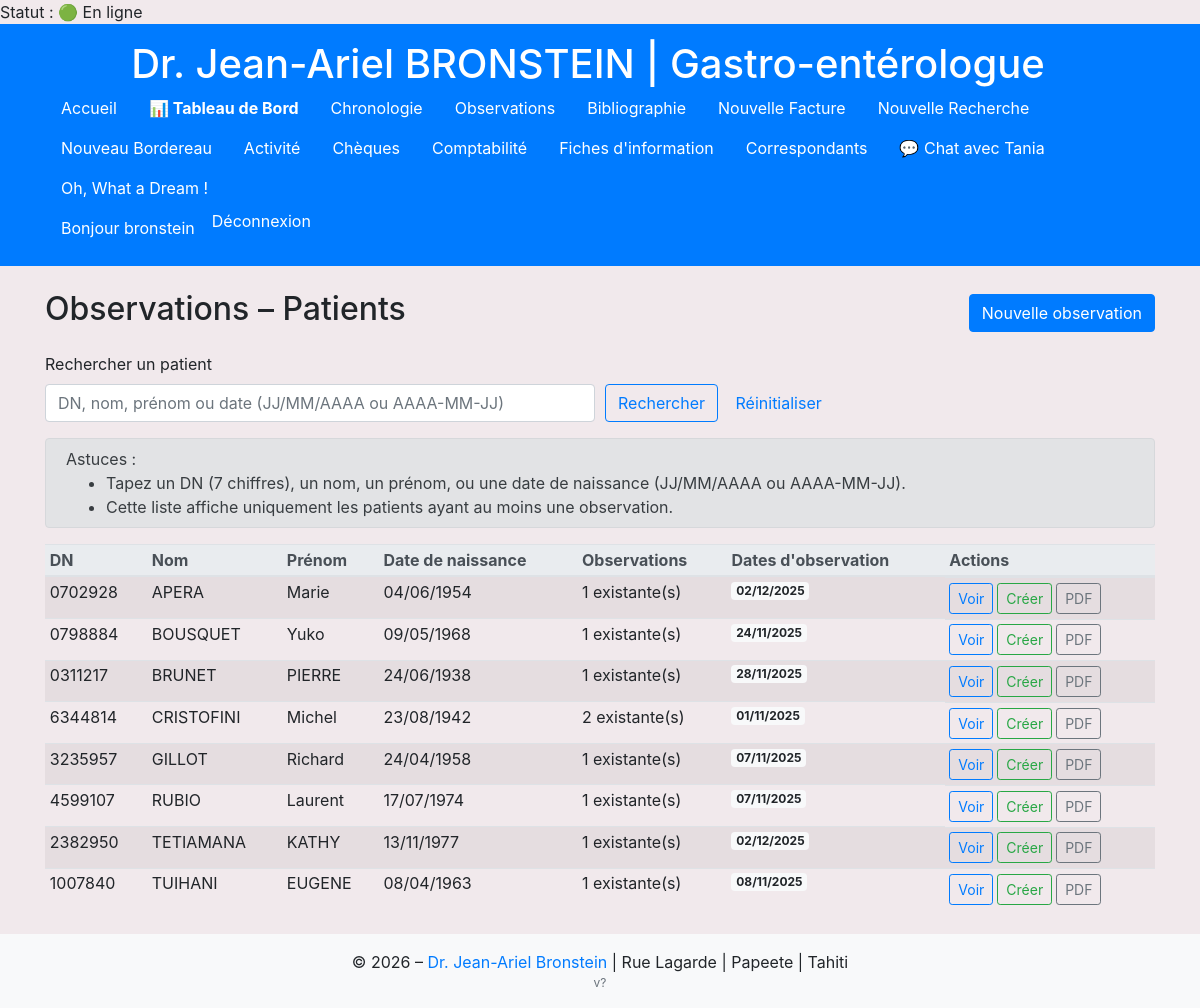
The app's page /facturation/observations/ (signed in) with its own data.
### comptabilite/models.py (models this page shows, shortened)
class Observation(models.Model):
    dn = models.CharField(max_length=7, db_index=True, verbose_name="DN")
    nom = models.CharField(max_length=100, verbose_name="Nom")
    prenom = models.CharField(max_length=100, verbose_name="Prénom")
    date_naissance = models.DateField(null=True, blank=True, verbose_name="Date de naissance")
    date_observation = models.DateField(auto_now_add=True, verbose_name="Date de l'observation")
    motif_consultation = models.CharField(max_length=255, verbose_name="Motif de consultation")
    texte_observation = models.TextField(verbose_name="Observation")
    conclusion_observation = models.TextField(blank=True, verbose_name="Conclusion")
    created_at = models.DateTimeField(auto_now_add=True)
    updated_at = models.DateTimeField(auto_now=True)
    class Meta:
        ordering = ["-date_observation", "-created_at"]
        indexes = [
            models.Index(fields=["dn", "date_observation"]),
        ]

### comptabilite/views.py (the view, shortened to what this page needs)
# urls.py: path('observations/', views.observations_patient_list, name='observations_patient_list'),
@login_required
def observations_patient_list(request):
    q = (request.GET.get('q') or '').strip()
    obs_base = Observation.objects.all()
    obs_rows = list(obs_base.values('dn', 'nom', 'prenom', 'date_naissance', 'date_observation'))
    dn_order = []               # ordre d'apparition
    obs_counts_map = {}         # dn_norm -> count
    obs_dates_map = {}          # dn_norm -> [dates]
    for r in obs_rows:
        dn_norm = (r['dn'] or '').strip()
        if not dn_norm:
            continue
        if dn_norm not in obs_counts_map:
            dn_order.append(dn_norm)
            obs_counts_map[dn_norm] = 0
            obs_dates_map[dn_norm] = []
        obs_counts_map[dn_norm] += 1
        d = r.get('date_observation')
        if d and d not in obs_dates_map[dn_norm]:
            obs_dates_map[dn_norm].append(d)
    for dn_norm in obs_dates_map:
        obs_dates_map[dn_norm].sort(reverse=True)
    patients = []
    for dn in dn_order:
        fact = (
            Facturation.objects
            .filter(dn=dn)
            .order_by('-date_acte', '-id')
            .values('dn', 'nom', 'prenom', 'date_naissance')
            .first()
        )
        if fact:
            row = dict(fact)
        row['obs_count'] = obs_counts_map.get(dn, 0)
        row['obs_dates'] = obs_dates_map.get(dn, [])
        patients.append(row)
    patients.sort(key=lambda p: (p.get('nom') or '', p.get('prenom') or ''))
    return render(request, 'comptabilite/observations_patient_list.html', {
        'patients': patients,
        'q': q,
    })

### comptabilite/models.py (called while the page is built)
    def is_online(self):
        return timezone.now() - self.last_seen < timezone.timedelta(minutes=5)

### comptabilite/templatetags/user_extras.py (called while the page is built)
@register.simple_tag
def get_user_profile(user):
    if user and user.is_authenticated:
        profile, _ = UserProfile.objects.get_or_create(user=user)
        return profile
    return None

### myproject/context_processors.py (called while the page is built)
def app_version(request):
    return {'APP_VERSION': _get_version()}

### comptabilite/templates/comptabilite/observations_patient_list.html (shortened to what this page needs)
{% extends 'base.html' %}
{% block content %}
<div class="d-flex justify-content-between align-items-center mb-3">
  <h2>Observations – Patients</h2>
  <a href="{% url 'observation_create' %}" class="btn btn-primary">Nouvelle observation</a>
  </div>
<form method="get" class="mb-3">
  <div class="form-row align-items-end">
    <div class="col-md-6">
      <label for="q">Rechercher un patient</label>
      <input type="text" id="q" name="q" value="{{ q|default:'' }}" class="form-control" placeholder="DN, nom, prénom ou date (JJ/MM/AAAA ou AAAA-MM-JJ)">
    </div>
    <div class="col-md-3">
      <button type="submit" class="btn btn-outline-primary">Rechercher</button>
      <a href="{% url 'observations_patient_list' %}" class="btn btn-link">Réinitialiser</a>
    </div>
  </div>
</form>
<div class="alert alert-secondary py-2">
  Astuces&nbsp;:
  <ul class="mb-0">
    <li>Tapez un DN (7 chiffres), un nom, un prénom, ou une date de naissance (JJ/MM/AAAA ou AAAA-MM-JJ).</li>
    <li>Cette liste affiche uniquement les patients ayant au moins une observation.</li>
  </ul>
</div>
<table class="table table-striped table-sm">
  <thead class="thead-light">
    <tr>
      <th>DN</th>
      <th>Nom</th>
      <th>Prénom</th>
      <th>Date de naissance</th>
      <th>Observations</th>
  <th>Dates d'observation</th>
  <th>Actions</th>
    </tr>
  </thead>
  <tbody>
    {% for p in patients %}
      <tr>
        <td>{{ p.dn }}</td>
        <td>{{ p.nom }}</td>
        <td>{{ p.prenom }}</td>
        <td>{% if p.date_naissance %}{{ p.date_naissance|date:'d/m/Y' }}{% endif %}</td>
        <td>
          {% if p.obs_count %}
            {{ p.obs_count }} existante(s)
          {% else %}
            Aucune
          {% endif %}
        </td>
        <td>
          {% if p.obs_dates %}
            {% for d in p.obs_dates %}
              <span class="badge badge-light">{{ d|date:'d/m/Y' }}</span>
            {% endfor %}
          {% else %}
            –
          {% endif %}
        </td>
        <td class="d-flex gap-2">
          <a class="btn btn-sm btn-outline-primary mr-1" href="{% url 'observations_by_dn' p.dn %}">Voir</a>
          <a class="btn btn-sm btn-outline-success mr-1" href="{% url 'observation_create_for_dn' p.dn %}">Créer</a>
          <a class="btn btn-sm btn-outline-secondary" href="{% url 'observations_pdf' p.dn %}" target="_blank">PDF</a>
        </td>
      </tr>
    {% empty %}
      <tr><td colspan="6" class="text-center">Aucun patient trouvé.</td></tr>
    {% endfor %}
  </tbody>
</table>
{% endblock %}

### templates/base.html (shortened to what this page needs)
{% load static %}
{% load user_extras %}
{% if request.user.is_authenticated %}
  {% get_user_profile request.user as profile %}
  {% if profile %}
    Statut : {% if profile.is_online %}🟢 En ligne{% else %}⚪ Hors ligne{% endif %}
  {% endif %}
{% endif %}
<!DOCTYPE html>
<html lang="fr">
<head>
  <link rel="stylesheet" href="https://stackpath.bootstrapcdn.com/bootstrap/4.5.2/css/bootstrap.min.css">
  <link rel="stylesheet" href="{% static 'css/style.css' %}">
  <link rel="stylesheet" href="https://cdnjs.cloudflare.com/ajax/libs/bootstrap-datepicker/1.9.0/css/bootstrap-datepicker.min.css">
</head>
<body data-user-id="{{ request.user.id|default:'' }}" data-msg-url="{% url 'get_messages' %}" data-chat-template="{% url 'chat_view' 0 %}">
  <header class="bg-primary text-white py-3">
    <div class="container text-center">
      <h1 class="mb-0 mr-4">Dr. Jean-Ariel BRONSTEIN | Gastro-entérologue</h1>
      <nav class="flex-grow-1">
        <ul class="nav">
          <li class="nav-item"><a class="nav-link text-white" href="{% url 'patients_list' %}">Accueil</a></li>
          <li class="nav-item"><a class="nav-link text-white" href="{% url 'dashboard' %}"><strong>📊 Tableau de Bord</strong></a></li>
          <li class="nav-item"><a class="nav-link text-white" href="{% url 'facturation_list' %}">Chronologie</a></li>
          <li class="nav-item"><a class="nav-link text-white" href="{% url 'observations_patient_list' %}">Observations</a></li>
          <li class="nav-item"><a class="nav-link text-white" href="{% url 'bibliographie_list' %}">Bibliographie</a></li>
          <li class="nav-item"><a class="nav-link text-white" href="{% url 'facturation_create' %}">Nouvelle Facture</a></li>
          <li class="nav-item"><a class="nav-link text-white" href="{% url 'facturation_search_list' %}">Nouvelle Recherche</a></li>
          <li class="nav-item"><a class="nav-link text-white" href="{% url 'create_bordereau' %}">Nouveau Bordereau</a></li>
          <li class="nav-item"><a class="nav-link text-white" href="{% url 'activity_list' %}">Activité</a></li>
          <li class="nav-item"><a class="nav-link text-white" href="{% url 'cheque_listing' %}">Chèques</a></li>
          <li class="nav-item"><a class="nav-link text-white" href="{% url 'comptabilite_summary' %}">Comptabilité</a></li>
          <li class="nav-item"><a class="nav-link text-white" href="{% url 'fiches_information' %}">Fiches d'information</a></li>
          <li class="nav-item"><a class="nav-link text-white" href="{% url 'correspondants_list' %}">Correspondants</a></li>
          {% if request.user.username == "bronstein" %}
  <li><a class="nav-link text-white chat-open" href="{% url 'chat_view' 3 %}">💬 Chat avec Tania</a></li>
{% elif request.user.username == "Tania" %}
  <li><a class="nav-link text-white chat-open" href="{% url 'chat_view' 1 %}">💬 Chat avec Taote</a></li>
{% endif %}
          <li class="nav-item">
            <a class="nav-link text-white" href="javascript:void(0)" onclick="ouvrirLienAuHasard()">Oh, What a Dream !</a>
          </li>
        </ul>
      </nav>
      <ul class="nav">
        {% if user.is_authenticated %}
          <li class="nav-item"><span class="nav-link disabled text-white">Bonjour {{ user.get_username }}</span></li>
          <li class="nav-item">
            <form method="post" action="{% url 'logout' %}">
              <button type="submit" class="btn btn-link nav-link text-white p-0">Déconnexion</button>
            </form>
          </li>
        {% else %}
          <li class="nav-item"><a class="nav-link text-white" href="{% url 'login' %}">Connexion</a></li>
        {% endif %}
      </ul>
    </div>
  </header>
  <main class="container my-4">
    {% block content %}{% endblock %}
  </main>
  <footer class="bg-light text-center py-3">
    <div class="container">
      <p class="mb-0">&copy; 2026 – <a href="{% url 'admin:index' %}">Dr. Jean-Ariel Bronstein</a> | Rue Lagarde | Papeete | Tahiti</p>
      <p class="mb-0 text-muted" style="font-size:0.75rem;">{{ APP_VERSION }}</p>
    </div>
  </footer>
</body>
</html>

### static/css/style.css (style rules this page uses)
table { table-layout: auto; width: 100%; }

### templates/base.html (style rules this page uses)
body { background-color: #f1e9ec; }

### records on screen
Observation: dn "0702928", nom "APERA", prenom "Marie", date_naissance "04/06/1954", obs_count "1", obs_dates "02/12/2025"
Observation: dn "0798884", nom "BOUSQUET", prenom "Yuko", date_naissance "09/05/1968", obs_count "1", obs_dates "24/11/2025"
Observation: dn "0311217", nom "BRUNET", prenom "PIERRE", date_naissance "24/06/1938", obs_count "1", obs_dates "28/11/2025"
Observation: dn "3235957", nom "GILLOT", prenom "Richard", date_naissance "24/04/1958", obs_count "1", obs_dates "07/11/2025"
Observation: dn "4599107", nom "RUBIO", prenom "Laurent", date_naissance "17/07/1974", obs_count "1", obs_dates "07/11/2025"
Observation: dn "2382950", nom "TETIAMANA", prenom "KATHY", date_naissance "13/11/1977", obs_count "1", obs_dates "02/12/2025"
Observation: dn "1007840", nom "TUIHANI", prenom "EUGENE", date_naissance "08/04/1963", obs_count "1", obs_dates "08/11/2025"

### other values on screen
{{ user.get_username }} "bronstein"
{{ p.dn }} "6344814"
{{ p.nom }} "CRISTOFINI"
{{ p.prenom }} "Michel"
{{ p.date_naissance|date:'d/m/Y' }} "23/08/1942"
{{ p.obs_count }} "2"
{{ d|date:'d/m/Y' }} "01/11/2025"
{{ APP_VERSION }} "v?"
